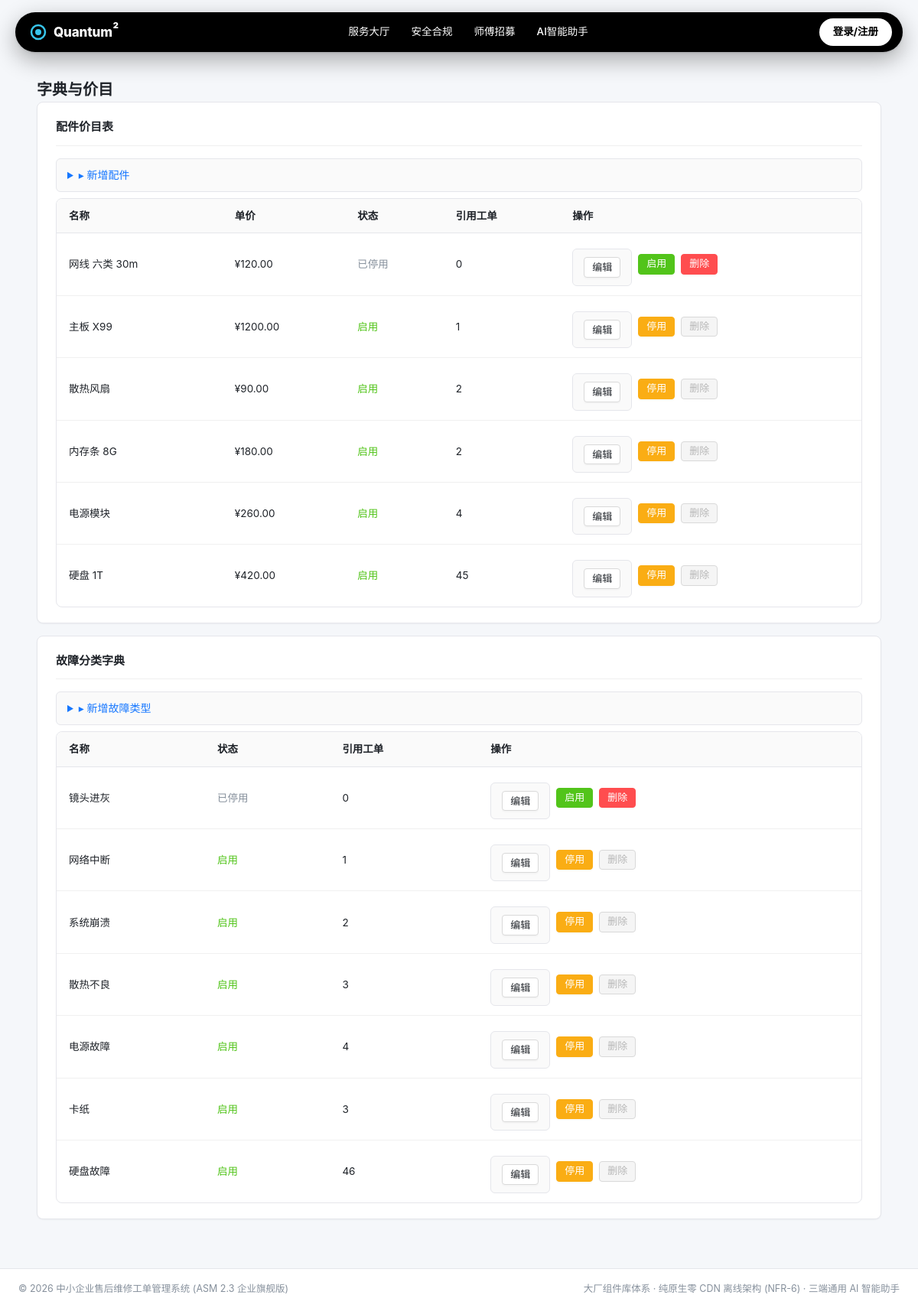
Page /parts on the committed database.
### models.py (models this page shows)
class Part(db.Model):
    __tablename__ = 'parts'
    id = db.Column(db.Integer, primary_key=True)
    name = db.Column(db.String(64), nullable=False, unique=True)
    unit_price = db.Column(db.Float, nullable=False)
    active = db.Column(db.Boolean, nullable=False, default=True)
    stock_quantity = db.Column(db.Integer, nullable=False, default=100)
    min_stock_alert = db.Column(db.Integer, nullable=False, default=10)

class FaultType(db.Model):
    __tablename__ = 'fault_types'
    id = db.Column(db.Integer, primary_key=True)
    name = db.Column(db.String(64), nullable=False, unique=True)
    active = db.Column(db.Boolean, nullable=False, default=True)

### routes/parts.py (the view)
@bp.route('/parts', methods=['GET'])
def index():
    parts = Part.query.order_by(Part.id.desc()).all()
    fault_types = FaultType.query.order_by(FaultType.id.desc()).all()
    for p in parts:
        p.used_count = OrderPart.query.filter_by(part_id=p.id).count()
    for f in fault_types:
        f.used_count = WorkOrder.query.filter_by(fault_type_id=f.id).count()
    return render_template('parts.html', parts=parts, fault_types=fault_types)

### routes/parts.py (called while the page is built, shortened)
@bp.before_request
def check_permission():
    role = session.get('role')

### templates/parts.html (shortened to what this page needs)
{% extends "base.html" %}
{% block content %}
<div class="container">
    <h1 class="page-title">字典与价目</h1>
    <div class="card">
        <div class="card-header">配件价目表</div>
        <details class="mb-8">
            <summary>▸ 新增配件</summary>
        </details>
        <table>
            <tr><th>名称</th><th>单价</th><th>状态</th><th>引用工单</th><th>操作</th></tr>
            {% for part in parts %}
            <tr>
                <td>{{ part.name }}</td>
                <td>¥{{ "%.2f"|format(part.unit_price) }}</td>
                <td>{% if part.active %}<span class="text-success">启用</span>{% else %}<span class="text-muted">已停用</span>{% endif %}</td>
                <td>{{ part.used_count }}</td>
                <td>
                    <div class="btn-group">
                        <details>
                            <summary class="btn btn-sm btn-outline">编辑</summary>
                        </details>
                        <form action="/parts/{{ part.id }}/toggle" method="post">
                            <button type="submit" class="btn btn-sm {% if part.active %}btn-warn{% else %}btn-success{% endif %}">
                                {% if part.active %}停用{% else %}启用{% endif %}
                            </button>
                        </form>
                        {% if part.used_count == 0 %}
                        <form action="/parts/{{ part.id }}/delete" method="post">
                            <button type="submit" class="btn btn-sm btn-danger" onclick="return confirm('确定删除？')">删除</button>
                        </form>
                        {% else %}
                        <button class="btn btn-sm btn-disabled" disabled title="已被 {{ part.used_count }} 张工单引用，建议改为停用">删除</button>
                        {% endif %}
                    </div>
                </td>
            </tr>
            {% endfor %}
        </table>
    </div>
    <div class="card">
        <div class="card-header">故障分类字典</div>
        <details class="mb-8">
            <summary>▸ 新增故障类型</summary>
        </details>
        <table>
            <tr><th>名称</th><th>状态</th><th>引用工单</th><th>操作</th></tr>
            {% for ft in fault_types %}
            <tr>
                <td>{{ ft.name }}</td>
                <td>{% if ft.active %}<span class="text-success">启用</span>{% else %}<span class="text-muted">已停用</span>{% endif %}</td>
                <td>{{ ft.used_count }}</td>
                <td>
                    <div class="btn-group">
                        <details>
                            <summary class="btn btn-sm btn-outline">编辑</summary>
                        </details>
                        <form action="/fault-types/{{ ft.id }}/toggle" method="post">
                            <button type="submit" class="btn btn-sm {% if ft.active %}btn-warn{% else %}btn-success{% endif %}">
                                {% if ft.active %}停用{% else %}启用{% endif %}
                            </button>
                        </form>
                        {% if ft.used_count == 0 %}
                        <form action="/fault-types/{{ ft.id }}/delete" method="post">
                            <button type="submit" class="btn btn-sm btn-danger" onclick="return confirm('确定删除？')">删除</button>
                        </form>
                        {% else %}
                        <button class="btn btn-sm btn-disabled" disabled title="已被 {{ ft.used_count }} 张工单引用，无法删除">删除</button>
                        {% endif %}
                    </div>
                </td>
            </tr>
            {% endfor %}
        </table>
    </div>
</div>
{% endblock %}

### rows in the picture
Part: name "网线 六类 30m", unit_price "120.00", shows "已停用", used_count "0", shows "启用"
Part: name "主板 X99", unit_price "1200.00", shows "启用", used_count "1", shows "停用"
Part: name "散热风扇", unit_price "90.00", active "启用", used_count "2"
Part: name "内存条 8G", unit_price "180.00", active "启用", used_count "2"
Part: name "电源模块", unit_price "260.00", active "启用", used_count "4"
Part: name "硬盘 1T", unit_price "420.00", active "启用", used_count "45"
FaultType: name "镜头进灰", shows "已停用", used_count "0", shows "启用"
FaultType: name "网络中断", shows "启用", used_count "1", shows "停用"
FaultType: name "系统崩溃", active "启用", used_count "2"
FaultType: name "散热不良", active "启用", used_count "3"
FaultType: name "电源故障", active "启用", used_count "4"
FaultType: name "卡纸", active "启用", used_count "3"
FaultType: name "硬盘故障", active "启用", used_count "46"
